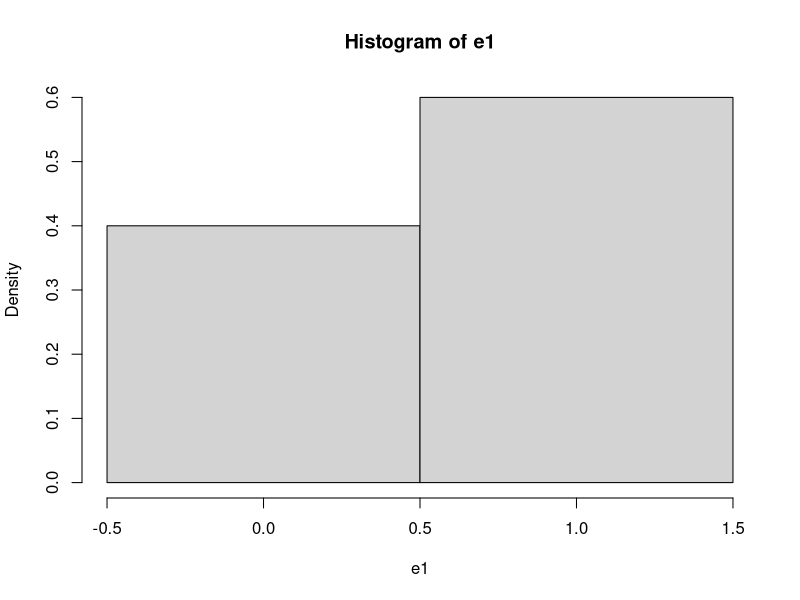
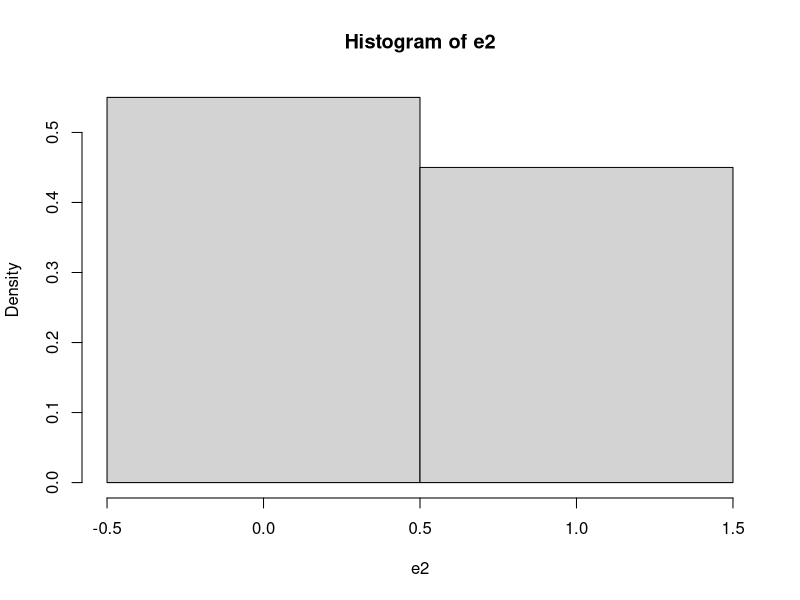
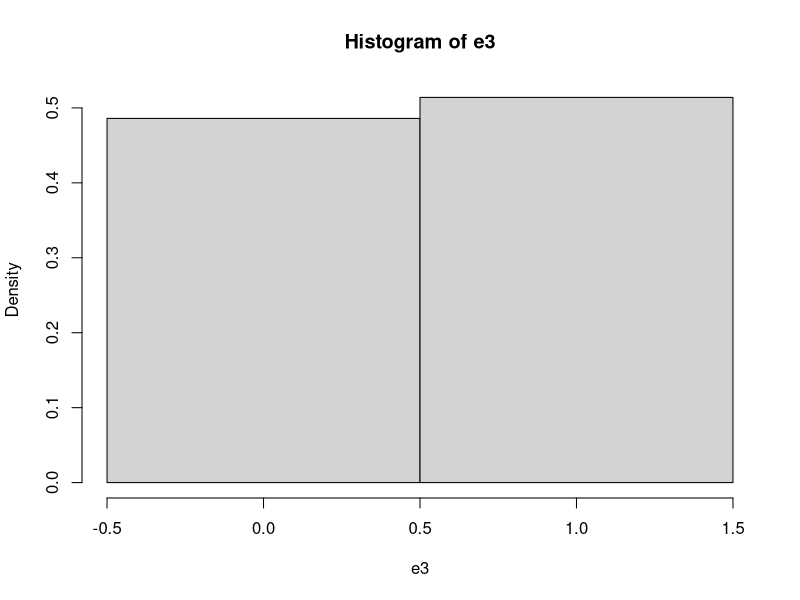
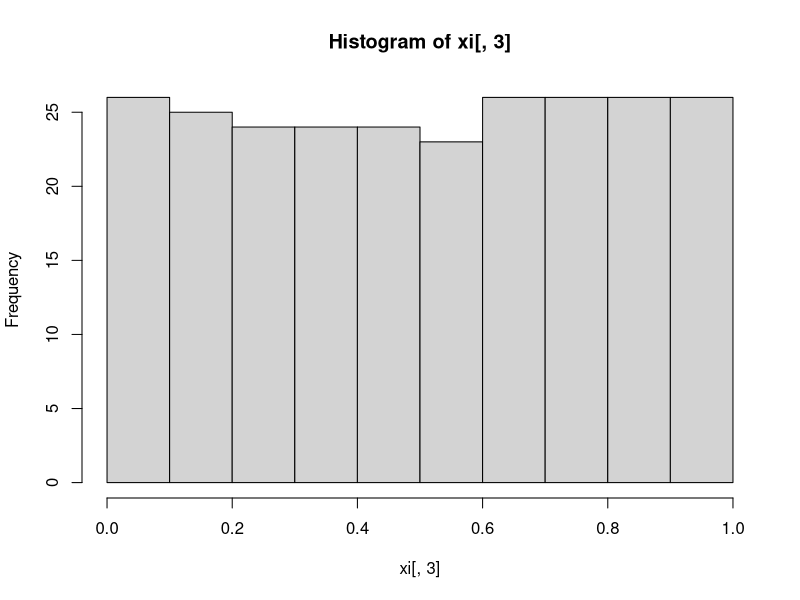
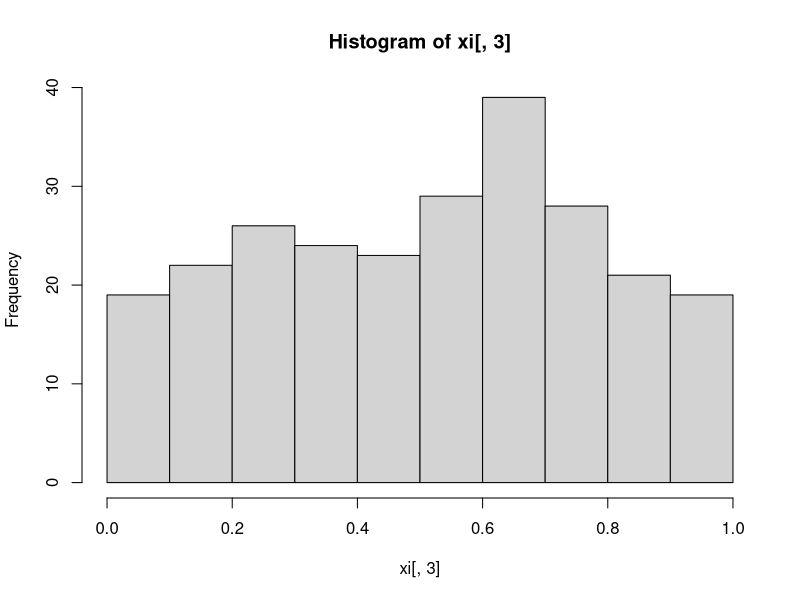
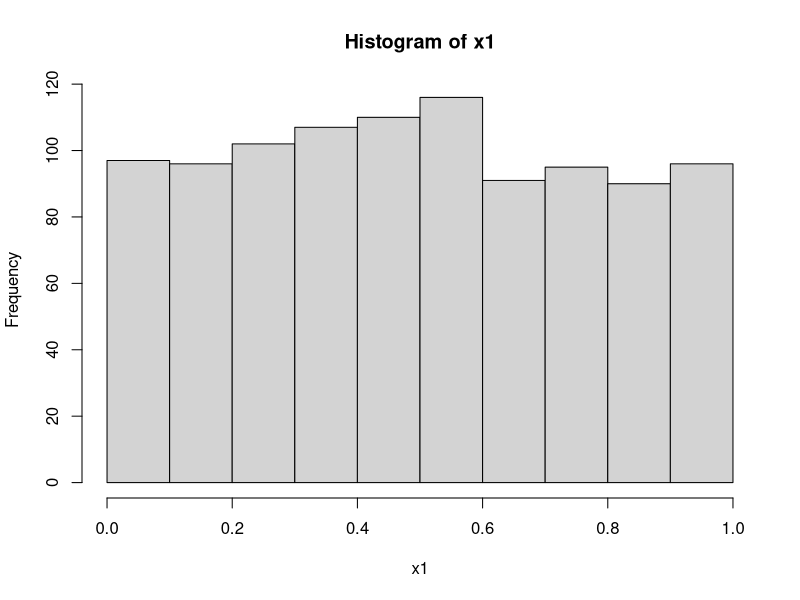

These figures' R source, in order: (Note: this script raises an error after producing the figures.)
## ---- chunk 1
#                      -=( Install & Load Package Function )=-
install_load <- function (package1, ...)  {   

   # convert arguments to vector
   packages <- c(package1, ...)

   # start loop to determine if each package is installed
   for(package in packages){

       # if package is installed locally, load
       if(package %in% rownames(installed.packages()))
          do.call('library', list(package))

       # if package is not installed locally, download, then load
       else {
          install.packages(package)
          do.call("library", list(package))
       }
   } 
}

install_load("MASS")

path <- function() gsub  ( "\\\\",  "/",  readClipboard ()  )
#Copy path, Panggil function di console
#Copy r path, paste ke var yang diinginkan
## ---- chunk 2
require("knitr")
opts_knit$set(root.dir = "C:/Users/Fathan/Documents/Obsidian Vault/2. Kuliah/Smt 6/1. Metode Simulasi dan Resampling")
## ---- chunk 3
FlipCoin <- function(n) sample(0:1, n, rep=T) 
n <- 10
e1 <- FlipCoin(n) 
e1 
## ---- chunk 4
cat("Banyaknya tail :", sum(e1==0), "dan Peluangnya :", sum(e1==0)/n,
    "\nBanyaknya head :", sum(e1==1), "dan Peluangnya :", sum(e1==1)/n)
## ---- chunk 5
hist(e1,breaks=c(-0.5, 0.5, 1.5), prob=T) 
## ---- chunk 6
#Menggunakan function sebelumnya
n <- 28 
gb <- FlipCoin(n)
gb

g = 0; b=0; B=0
for(i in 1:n){
  if(gb[i] == 1){
    g <- g+1
    b <- 0
  } else{
    b <- b+1
  }
  
  if(b==4){
    B <- B+1
    b <- 0
  }
}

cat("Banyaknya anak perempuan :", g,
    "\nBanyaknya 4 anak tanpa perempuan :", B, 
    "\nPeluangnya :", g/(g+B))
## ---- chunk 7
RollDie <- function(n) sample(1:6, n, rep=T)
n <- 50
d1 <- RollDie(n)
d1
## ---- chunk 8
cat("Banyaknya tail :", sum(d1==3), "dan Frekuensi Relatifnya :", sum(d1==3)/n)
## ---- chunk 9
n <- 100
e2 <- FlipCoin(n) 
cat("Banyaknya tail :", sum(e2==0), "dan Frekuensi Relatifnya :", sum(e2==0)/n,
    "\nBanyaknya head :", sum(e2==1), "dan Frekuensi Relatifnya :", sum(e2==1)/n)
## ---- chunk 10
hist(e2, breaks=c(-0.5, 0.5, 1.5), prob=T)
## ---- chunk 11
n <- 500
e3 <- FlipCoin(n) 
cat("Banyaknya tail :", sum(e3==0), "dan Peluangnya :", sum(e3==0)/n,
    "\nBanyaknya head :", sum(e3==1), "dan Peluangnya :", sum(e3==1)/n)
## ---- chunk 12
hist(e3, breaks=c(-0.5, 0.5, 1.5), prob=T)
## ---- chunk 13
Dice <- function(n){
  d <- RollDie(n)
  rolls <- numeric(0)
  for(i in 1:6) rolls = c(rolls, sum(d==i)/n)
return(rolls)
}

RollingDice <- data.frame(
  rolls.200 = Dice(200),
  rolls.1000 = Dice(1000)
) 
rownames(RollingDice) <- paste0("RF.", 1:6)
print(RollingDice)
## ---- chunk 14
x0 <-78 
n <- 250
a <- 1598
b <- 17
m <- 1000

xi <- matrix (NA , n, 3 )
colnames (xi) <-c( "aX(i-1)+b", "Xi", "Ui") 
for  (i in 1 :n){
  xi[i,1] <- (a * x0 + b) 
  xi[i,2] <- xi[i, 1]%%m 
  xi[i,3] <- xi[i, 2]/m 
  x0 <- xi[i,2]
}
hist(xi[,3])

cbind("i"=1:20,    "Xi"=xi[1:20,2], 
      "i"=101:120, "Xi"=xi[101:120,2], 
      "i"=201:220, "Xi"=xi[201:220,2])
## ---- chunk 15
x0 <-73 
n <- 250
a <- 17
b <- 7
m <- 1024

xi <- matrix (NA , n, 3 )
colnames (xi) <-c( "aX(i-1)+b", "Xi", "Ui") 
for  (i in 1 :n){
  xi[i,1] <- (a * x0 + b) 
  xi[i,2] <- xi[i, 1]%%m 
  xi[i,3] <- xi[i, 2]/m 
  x0 <- xi[i,2]
}
hist(xi[,3])

cbind("i"=1:20,    "Xi"=xi[1:20,2], 
      "i"=101:120, "Xi"=xi[101:120,2], 
      "i"=201:220, "Xi"=xi[201:220,2])
## ---- chunk 16
n <- 1000
x1 <- 0.9
for(i in 2:n) x1[i] <- (pi + x1[i-1])^5%%1

hist(x1)

cbind("i"=1:20,    "Xi"=xi[1:20,2], 
      "i"=101:120, "Xi"=xi[101:120,2], 
      "i"=201:220, "Xi"=xi[201:220,2])
## ---- chunk 17
install_load('readxl','dplyr','kableExtra','DT')
raw.data <- read_xlsx("Data pert 2.xlsx")
data <- raw.data
## ---- chunk 18
i <- 1000
p <- .65
X <- runif(i)
Y <- NULL
for (z in 1:i) ifelse (X[z] <= p, Y[z] <- 1, Y[z] <- 0)
(tabel <- table(Y)/length(Y))
barplot(tabel, main="Bernoulli")

i <- 1000
p <- .65
X <- runif(i)
Y <- (X <= p)+0
(tabel <- table(Y)/length(Y))
barplot(tabel, main="Bernoulli")
## ---- chunk 19
i <- 1000 
N <- 4
X <- runif(i) 
DU <- NULL
for (z in 1:i){
  if (X[z]<=1/N) DU[z]<-1
    else if (X[z]<=2/N) DU[z]<-2  
    else if (X[z]<=3/N) DU[z]<-3
  else DU[z] <- 4 
}
(tabel <- table(DU)/length(DU)) 
barplot(tabel, main="Seragam Diskret")


i <- 1000 
N <- 4
X <- runif(i)
DU <- as.numeric(cut(X, breaks=c(0, 1/N, 2/N, 3/N, 1),  
include.lowest = T))
(tabel <- table(DU)/length(DU)) 
barplot(tabel, main="Seragam Diskret")
i <- 1000  
N <- 4
X <- runif(i)
DU <- 1 +floor(N*X)
(tabel <- table(DU)/length(DU))  
barplot(tabel, main="Seragam Diskret")
## ---- chunk 20
#Binomial (5,0.65) 
i <- 1000
n <- 5  
p <- .65
Binom <- NULL  
for (z in 1:i){
  m <- 0
  for (k in 1:n){
    y <- (runif(1) <= p) +0  
    m <- m+y
  }
  Binom[z] <- m 
}
(tabel <- table(Binom)/length(Binom))  
barplot(tabel, main="Binomial")

#Binomial (3,0.5)  
i <- 1000
X <- runif(i)
Binom <- as.numeric(cut(X, breaks=c(0, 1/8, 4/8, 7/8, 1),  
include.lowest = T)) -1
(tabel <- table(Binom)/length(Binom)) 
barplot(tabel, main="Binomial")
## ---- chunk 21
set.seed(123)
geom <- rgeom(1000, prob = 0.2)

cat("Geometric Distribution (p = 0.2):\n")
head(geom)
hist(geom)
## ---- chunk 22
nbinom <- rnbinom(1000, size = 5, prob = 0.3)

cat("\nNegative Binomial Distribution (size = 5, prob = 0.3):\n")
head(nbinom)
hist(nbinom)
## ---- chunk 23
i <- 1000
lambda <- 3 
U <- runif(i)
X <- -log(U)/lambda  
hist(X)
## ---- chunk 24
#Gamma(α=5,β=3)  
i <- 1000
lambda <- 3 
alpha <- 5
U <- log(runif(i*alpha))  
Um <- matrix(U, i)
Y <- apply(Um, 1, sum) 
Gama <- -Y/lambda  
hist(Gama)
## ---- chunk 25
#chi-square(10)  
i <- 1000
lambda <- 2 
alpha <- 5
U <- log(runif(i*alpha))  
Um <- matrix(U, i)
Y <- apply(Um, 1, sum) 
chi <- -Y/lambda  
hist(chi)

#chi-square(11)  
i <- 1000
lambda <- 2 
alpha <- 5
U <- log(runif(i*alpha))  
Um <- matrix(U, i)
Y <- apply(Um, 1, sum) 
chi <- -Y/lambda
chi <- chi +(rnorm(i))^2  
hist(chi)
## ---- chunk 26
#Poisson(1) melalui ekponensial  
i <- 1000
lambda <- 1  
K <- NULL
for (z in 1:i){ 
  sk <- 0  
  k <- 0
  while (sk<=1){
    u <- runif(1)
    y <- -log(u)/lambda 
    sk <- y+sk
    k <- k+1 
  }
  K[z] <- k-1 
}
(tabel <- table(K)/length(K)) 
barplot(tabel)

#Poisson(1) melalui seragam  
i <- 1000
lambda <- 1  
K <- NULL
for (z in 1:i){ 
  k <- 0
  sk <- 1
  while(sk >= exp(-lambda)){  
    u <- runif(1)
    sk <- sk*u 
    k <- k+1
  } 
  K[z] <- k
}
(tabel <- table(K)/length(K)) 
barplot(tabel)
## ---- chunk 27
#Membangkitkan Data Gamma(5,1) 
set.seed(123)
X=rgamma(100,5,scale = 1) 
head(X)
plot(density(X))
## ---- chunk 28
set.seed(15)
k<-1000 # ulangan

n<-10 #banyak sampel
x11<-matrix(rnorm(n*k),k) #bangkitkan sampel
hist(x11)
x11<-apply(x11,1,mean) #simpan rataan
hist(x11, main = "Sebaran Percontohan Normal 10 Sampel")
mean(x11); var(x11)
## ---- chunk 29
set.seed(15)
k<-1000 # ulangan

n<-30 #banyak sampel
x12<-matrix(rnorm(n*k),k) #bangkitkan sampel
hist(x12)

x12<-apply(x12,1,mean) #simpan rataan
hist(x12, main = "Sebaran Percontohan Normal 30 Sampel")
mean(x12); var(x12)
## ---- chunk 30
set.seed(15)
k<-1000 # ulangan

n<-100 #banyak sampel
x13<-matrix(rnorm(n*k),k) #bangkitkan sampel
hist(x13)
x13<-apply(x13,1,mean) #simpan rataan
hist(x13, main = "Sebaran Percontohan Normal 100 Sampel")
mean(x13); var(x13)
## ---- chunk 31
set.seed(15)
k<-1000 # ulangan

n<-10 #banyak sampel
x21<-matrix(rexp(n*k),k) #bangkitkan sampel
hist(x21)

x21<-apply(x21,1,mean) #simpan rataan
hist(x21, main = "Sebaran Percontohan Eksponensial 10 Sampel")
mean(x21); var(x21)
## ---- chunk 32
set.seed(15)
k<-1000 # ulangan

n<-30 #banyak sampel
x22<-matrix(rexp(n*k),k) #bangkitkan sampel
hist(x22)
x22<-apply(x22,1,mean) #simpan rataan
hist(x22, main = "Sebaran Percontohan Eksponensial 30 Sampel") 
mean(x22); var(x22)
## ---- chunk 33
set.seed(15)
k<-1000 # ulangan

n<-100 #banyak sampel
x23<-matrix(rexp(n*k),k) #bangkitkan sampel
hist(x23)
x23<-apply(x23,1,mean) #simpan rataan
hist(x23, main = "Sebaran Percontohan Eksponensial 100 Sampel")
mean(x23); var(x23)
## ---- chunk 34
set.seed(15)
k<-1000 # ulangan

n<-10 #banyak sampel
x31<-matrix(runif(n*k),k) #bangkitkan sampel
hist(x31)
x31<-apply(x31,1,mean) #simpan rataan
hist(x31, main = "Sebaran Percontohan Seragam 10 Sampel")
mean(x31); var(x31)
## ---- chunk 35
set.seed(15)
k<-1000 # ulangans

n<-30 #banyak sampel
x32<-matrix(runif(n*k),k) #bangkitkan sampel
hist(x32)
x32<-apply(x32,1,mean) #simpan rataan
hist(x32, main = "Sebaran Percontohan Seragam 30 Sampel")
mean(x32); var(x32)
## ---- chunk 36
set.seed(15)
k<-1000 # ulangan

n<-100 #banyak sampel
x33<-matrix(runif(n*k),k) #bangkitkan sampel
hist(x33)
x33<-apply(x33,1,mean) #simpan rataan
hist(x33, main = "Sebaran Percontohan Seragam 100 Sampel")
mean(x33); var(x33)
## ---- chunk 37
par(mfrow=c(3,3))
hist(x11, main = "Normal 10 Sampel",xlim = c(-2,2));hist(x12, main = "Normal 30 Sampel",xlim = c(-2,2));hist(x13, main = "Normal 100 Sampel",xlim = c(-2,2));
hist(x21, main = "Eksponensial 10 Sampel",xlim = c(0,2));hist(x22, main = "Eksponensial 30 Sampel",xlim = c(0,2));hist(x23, main = "Eksponensial 100 Sampel",xlim = c(0,2));
hist(x31, main = "Seragam 10 Sampel",xlim = c(0,1));hist(x32, main = "Seragam 30 Sampel",xlim = c(0,1));hist(x33, main = "Seragam 100 Sampel",xlim = c(0,1))
## ---- chunk 38
set.seed(15)
k<-1000 # ulangan

n<-10 #banyak sampel
x21<-matrix(rexp(n*k),k) #bangkitkan sampel
hist(x21)
x21<-apply(x21,1,mean) #simpan rataan
hist(x21, main = "Sebaran Percontohan Eksponensial 10 Sampel")
mean(x21); var(x21)
## ---- chunk 39
k <- 1000
n <- 10
set.seed(14)
y1<-rexp(n*k)

set.seed(14)
coba<-matrix(rexp(n*k), k)
hist(y1)
hist(coba)
## ---- chunk 40
y1<-rnorm(1000000)
coba<-matrix(rexp(1000000), 10000)

y2<-rexp(1000000)
y3<-runif(1000000)
hist(y1, main = "Populasi Terhingga Normal")

hist(y2, main = "Populasi Terhingga Eksponensial")

hist(y3, main = "Populasi Terhingga Uniform")
## ---- chunk 41
k<-1000
n<-10
z11<-matrix(sample(y1, n*k),k)
z21<-matrix(sample(y2,n*k),k)
z31<-matrix(sample(y3,n*k),k)
z11<-apply(z11,1,mean)
z21<-apply(z21,1,mean)
z31<-apply(z31,1,mean)
hist(z11)

hist(z21)

hist(z31)
## ---- chunk 42
meandata10 = (c(mean(z11),mean(z21),mean(z31)))
vardata10 = (c(var(z11),var(z21),var(z31)))
normal10 = data.frame("Mean" = meandata10, "Var" = vardata10, row.names = c("Normal","Eksponensial","Seragam"))
print(normal10)
## ---- chunk 43
k<-1000
n<-30
z12<-matrix(sample(y1,n*k),k)
z22<-matrix(sample(y2,n*k),k)
z32<-matrix(sample(y3,n*k),k)
z12<-apply(z12,1,mean)
z22<-apply(z22,1,mean)
z32<-apply(z32,1,mean)
hist(z12)

hist(z22)

hist(z32)
## ---- chunk 44
meandata30 = (c(mean(z12),mean(z22),mean(z32)))
vardata30 = (c(var(z12),var(z22),var(z32)))
normal30 = data.frame("Mean" = meandata30, "Var" = vardata30, row.names = c("Normal","Eksponensial","Seragam"))
print(normal30)
## ---- chunk 45
k<-1000
n<-100
z13<-matrix(sample(y1,
n*k),k)
z23<-matrix(sample(y2,
n*k),k)
z33<-matrix(sample(y3,
n*k),k)
z13<-apply(z13,1,mean)
z23<-apply(z23,1,mean)
z33<-apply(z33,1,mean)
hist(z13)

hist(z23)

hist(z33)
## ---- chunk 46
meandata100 = (c(mean(z13),mean(z23),mean(z33)))
vardata100 = (c(var(z13),var(z23),var(z33)))
normal100 = data.frame("Mean" = meandata100, "Var" = vardata100, row.names = c("Normal","Eksponensial","Seragam"))
print(normal100)
## ---- chunk 47
par(mfrow=c(3,3))
hist(z11, main = "Normal 10 Sampel",xlim = c(-2,2));hist(z12, main = "Normal 30 Sampel",xlim = c(-2,2));hist(z13, main = "Normal 100 Sampel",xlim = c(-2,2));
hist(z21, main = "Eksponensial 10 Sampel",xlim = c(0,2));hist(z22, main = "Eksponensial 30 Sampel",xlim = c(0,2));hist(z23, main = "Eksponensial 100 Sampel",xlim = c(0,2));
hist(z31, main = "Seragam 10 Sampel",xlim = c(0,1));hist(z32, main = "Seragam 30 Sampel",xlim = c(0,1));hist(z33, main = "Seragam 100 Sampel",xlim = c(0,1))
## ---- chunk 48
k<-1000 # ulangan
n<-5 #banyak sampel
par(mfrow=c(2,3))

set.seed(15)
y21<-matrix(-rexp(n*k),k) #bangkitkan sampel
hist(y21)

n<-50 #banyak sampel
set.seed(15)
y22<-matrix(-rexp(n*k),k) #bangkitkan sampel
hist(y22)

n<-500 #banyak sampel
set.seed(15)
y23<-matrix(-rexp(n*k),k) #bangkitkan sampel
hist(y23)


yy23<-apply(y23,1,mean) #simpan rataan
hist(yy23, main = "Sebaran Percontohan Eksponensial Negatif 500 Sampel")

yy21<-apply(y21,1,mean) #simpan rataan
hist(yy21, main = "Sebaran Percontohan Eksponensial Negatif 5 Sampel")

yy22<-apply(y22,1,mean) #simpan rataan
hist(yy22, main = "Sebaran Percontohan Eksponensial Negatif 50 Sampel")
## ---- chunk 49
k<-1000 # ulangan
n<-5 #banyak sampel
par(mfrow=c(2,3))

set.seed(15)
y21<-matrix(rnorm(n*k),k) #bangkitkan sampel
hist(y21)

n<-50 #banyak sampel
set.seed(15)
y22<-matrix(rnorm(n*k),k) #bangkitkan sampel
hist(y22)

n<-500 #banyak sampel
set.seed(15)
y23<-matrix(rnorm(n*k),k) #bangkitkan sampel
hist(y23)


yy23<-apply(y23,1,mean) #simpan rataan
hist(yy23, main = "Sebaran Percontohan Normal 500 Sampel")

yy21<-apply(y21,1,mean) #simpan rataan
hist(yy21, main = "Sebaran Percontohan Normal 5 Sampel")

yy22<-apply(y22,1,mean) #simpan rataan
hist(yy22, main = "Sebaran Percontohan Normal 50 Sampel")
## ---- chunk 50
k<-1000 # ulangan
n<-5 #banyak sampel
par(mfrow=c(2,3))

set.seed(15)
y21<-matrix(rexp(n*k),k) #bangkitkan sampel
hist(y21)

n<-50 #banyak sampel
set.seed(15)
y22<-matrix(rexp(n*k),k) #bangkitkan sampel
hist(y22)

n<-500 #banyak sampel
set.seed(15)
y23<-matrix(rexp(n*k),k) #bangkitkan sampel
hist(y23)


yy23<-apply(y23,1,mean) #simpan rataan
hist(yy23, main = "Sebaran Percontohan Eksponensial 500 Sampel")

yy21<-apply(y21,1,mean) #simpan rataan
hist(yy21, main = "Sebaran Percontohan Eksponensial 5 Sampel")

yy22<-apply(y22,1,mean) #simpan rataan
hist(yy22, main = "Sebaran Percontohan Eksponensial 50 Sampel")
## ---- chunk 51
k<-1000 # ulangan
n<-5 #banyak sampel
par(mfrow=c(2,3))

set.seed(15)
y21<-matrix(runif(n*k),k) #bangkitkan sampel
hist(y21)

n<-50 #banyak sampel
set.seed(15)
y22<-matrix(runif(n*k),k) #bangkitkan sampel
hist(y22)

n<-500 #banyak sampel
set.seed(15)
y23<-matrix(runif(n*k),k) #bangkitkan sampel
hist(y23)


yy23<-apply(y23,1,mean) #simpan rataan
hist(yy23, main = "Sebaran Percontohan Seragam 500 Sampel")

yy21<-apply(y21,1,mean) #simpan rataan
hist(yy21, main = "Sebaran Percontohan Seragam 5 Sampel")

yy22<-apply(y22,1,mean) #simpan rataan
hist(yy22, main = "Sebaran Percontohan Seragam 50 Sampel")
